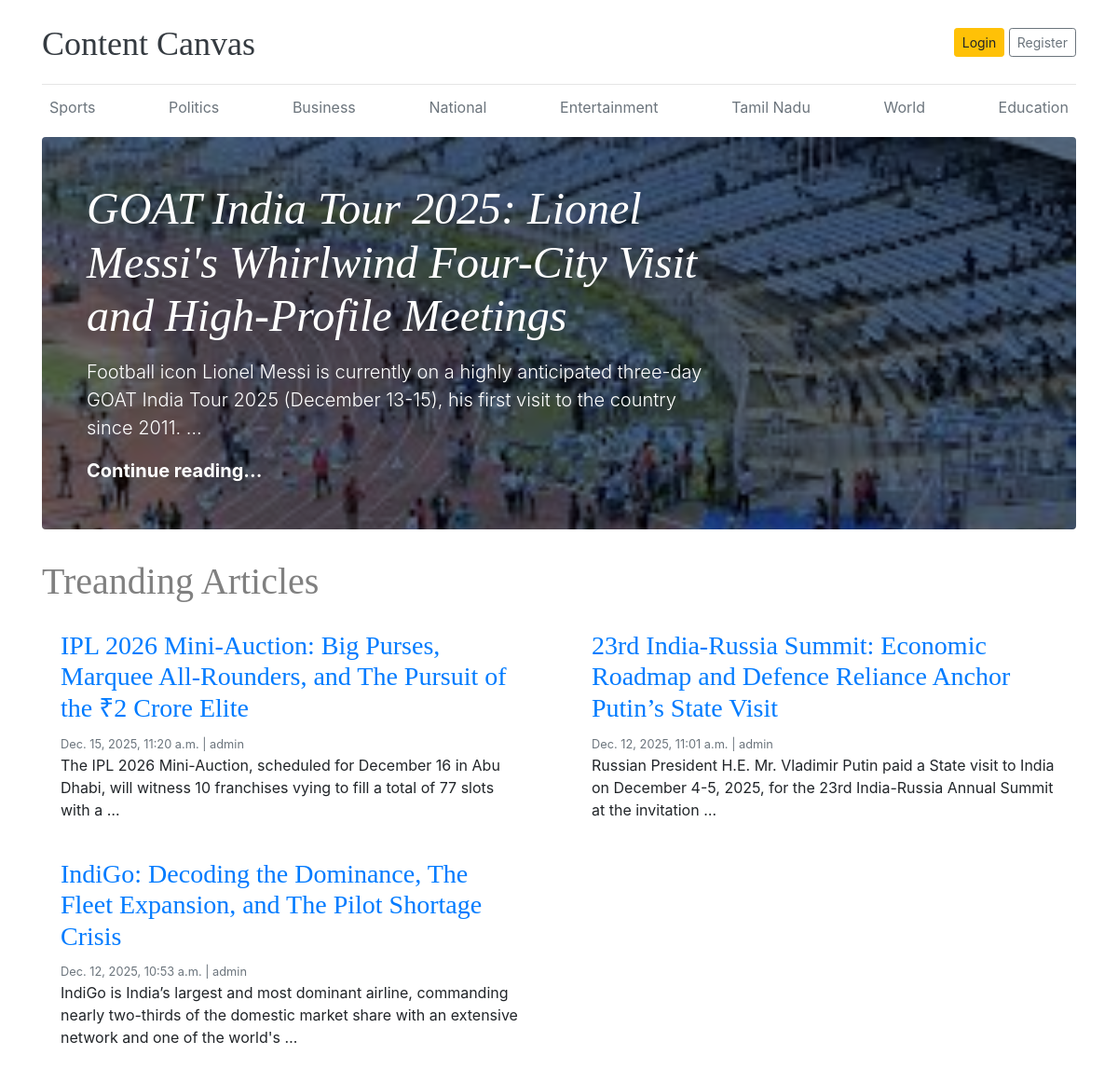
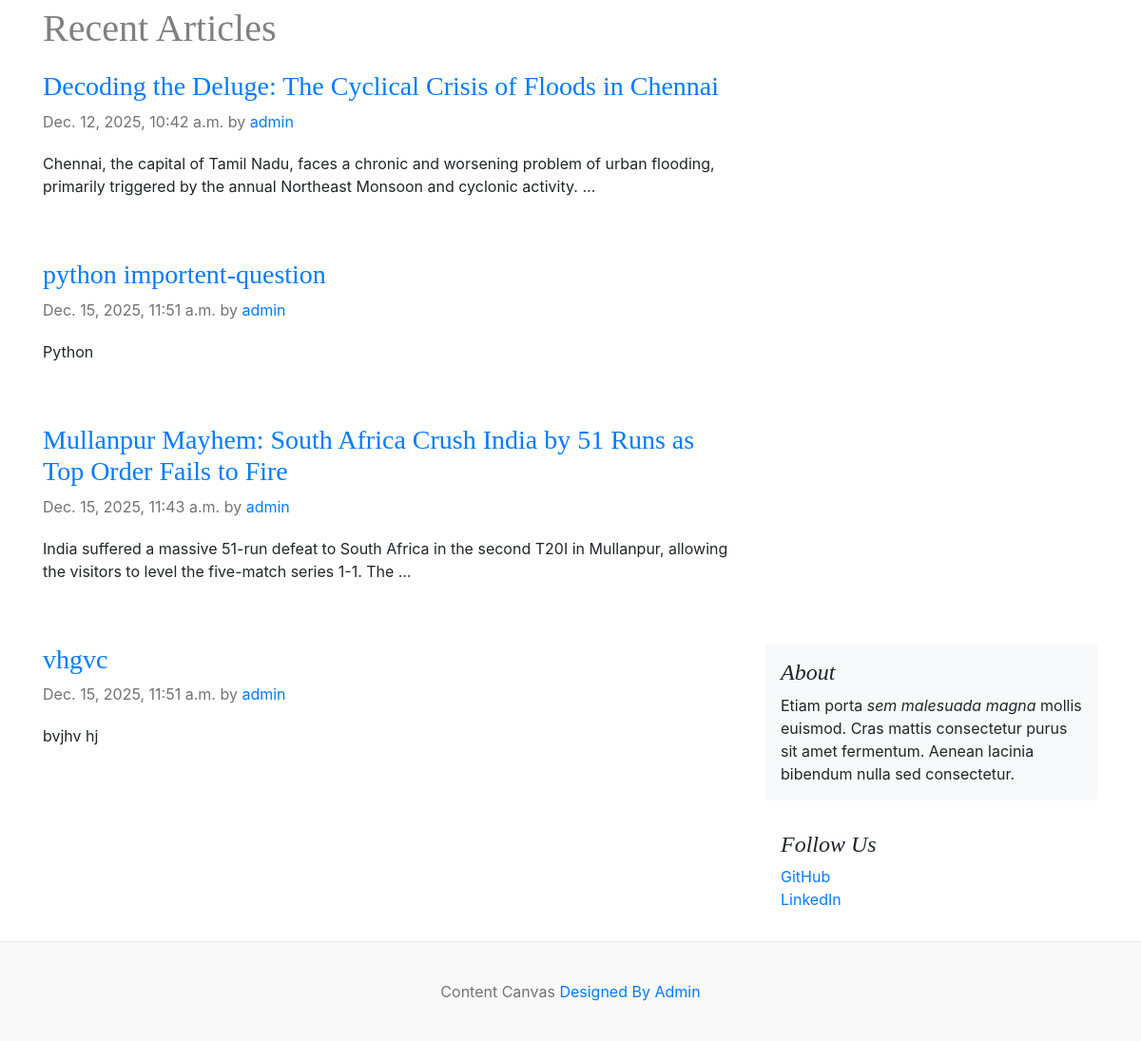
The page / on the database its author committed (2 pictures, top to bottom).
### base/models.py (models this page shows)
class Category(models.Model):
    category_name=models.CharField(max_length=100)
    created_at=models.DateTimeField(auto_now_add=True)
    updated_at=models.DateTimeField(auto_now=True)
    def __str__(self):
        return self.category_name

class Articles(models.Model):
    title=models.CharField(max_length=1000)
    slug=models.SlugField(max_length=1000)
    short_description=models.TextField(max_length=10000)
    detail_description=models.TextField(max_length=100000)
    author=models.ForeignKey(to=User,on_delete=models.CASCADE)
    category=models.ForeignKey(to=Category,on_delete=models.CASCADE)
    created_at=models.DateTimeField(auto_now_add=True)
    updated_at=models.DateTimeField(auto_now=True)
    image=models.ImageField(upload_to='contentcanvas/media')
    status=models.CharField(choices=Status_choices,max_length=1000)
    is_treanding=models.BooleanField(default=False)

### base/views.py (the view)
# urls.py: 2. Add a URL to urlpatterns:  path('', views.home, name='home')
def home(request):
    context={
        'articles':Articles.objects.filter(status='published',is_treanding=True).order_by('-updated_at'),
        'not_treanding_articles':Articles.objects.filter(status='published',is_treanding=False)
    }
    return render(request,'home.html',context)

### base/context_processors.py (called while the page is built)
def info(request):
    return {'data':'on saturday we have placement festival at 4pm'}

def extract_categories(request):
    return {'categories':Category.objects.all()}

### templates/home.html (shortened to what this page needs)
{% load static %}
<!DOCTYPE html>
<html lang="en">
<head>
    <link href="https://getbootstrap.com/docs/4.0/dist/css/bootstrap.min.css" rel="stylesheet">
    <link href="{% static "home.css" %}" rel="stylesheet">
  </head>
<body>
    <div class="container">
      <header class="blog-header py-3">
        <div class="row flex-nowrap justify-content-between align-items-center">
          <div class="col-8 pt-1">
            <a class="blog-header-logo text-dark" href="/">Content Canvas</a>
          </div>
          <div class="col-4 d-flex justify-content-end align-items-center">
            {% if user.is_authenticated %}
            <p style='margin:10px;'>you logged in as {{user}}</p>
            <a class="btn btn-sm btn-warning" href="{% url "logout page" %}">Logout</a>
            {% else %}
            <a class="btn btn-sm btn-warning" href="{% url "login page" %}">Login</a> &nbsp;
            <a class="btn btn-sm btn-outline-secondary" href="{% url "register page" %}">Register</a>
            {% endif %}
          </div>
        </div>
      </header>
      <div class="nav-scroller py-1 mb-2">
        <nav class="nav d-flex justify-content-between">
          {% for i in categories %}
            <a class="p-2 text-muted" href="{% url "category" i %}"> {{i}} </a>
          {% endfor %}
        </nav>
      </div>
{% block content %}
{% for article in articles %}
{% if forloop.first %}
  <div class="jumbotron p-3 p-md-5 text-white rounded bg-dark" style="background-image: url({{article.image.url}});background-blend-mode: overlay;background-size:cover;">
      <div class="col-md-8 px-0">
        <h1 class="display-4 font-italic"><a href="{% url "single article" article.slug %}" style='color:white;'> {{article.title}} </a></h1>
        <p class="lead my-3">{{article.short_description |truncatewords:25 }}</p>
        <p class="lead mb-0"><a href="#" class="text-white font-weight-bold">Continue reading...</a></p>
      </div>
  </div>
{% endif %}
{% endfor %}
<h1 style='color:gray;'>Treanding Articles</h1>
  <div class="row mb-2">
    {% for i in articles %}
    {% if not forloop.first %}
    <div class="col-md-6">
      <div class="card border-0" >
        <div class="card-body">
          <h3><a href="{% url "single article" i.slug %}">{{i.title}}</a></h3>
          <small class="mb-1 text-muted">{{i.updated_at}} | {{i.author}}</small>
          <p class="card-text">{{i.short_description|truncatewords:25}}</p>
        </div>
      </div>
    </div>
    {% endif %}
    {% endfor %}
  </div>
  <h1 style='color:gray; margin-bottom:20px;'>Recent Articles</h1>
  <main role="main" class="container p-0">
    <div class="row">
      {% for i in not_treanding_articles %}
      <div class="col-md-8 blog-main">
        <div class="blog-post">
          <h3 class=""><a href="{% url "single article" i.slug %}">{{i.title}} </a></h3>
          <p class="blog-post-meta">{{i.updated_at}} by <a href="#">{{i.author}}</a></p>
          <p>{{i.short_description|truncatewords:25}}</p>
        </div>
      </div>
      {% endfor %}
      <aside class="col-md-4 blog-sidebar">
        <div class="p-3 mb-3 bg-light rounded">
          <h4 class="font-italic">About</h4>
          <p class="mb-0">Etiam porta <em>sem malesuada magna</em> mollis euismod. Cras mattis consectetur purus sit amet fermentum. Aenean lacinia bibendum nulla sed consectetur.</p>
        </div>
        <div class="p-3">
          <h4 class="font-italic">Follow Us</h4>
          <ol class="list-unstyled">
            <li><a href="#">GitHub</a></li>
            <li><a href="#">LinkedIn</a></li>
          </ol>
        </div>
      </aside>
    </div>
  </main>
</div>
{% endblock content %}
<footer class="blog-footer">
  <p>Content Canvas  <a href="#">Designed By Admin</a></p>
</footer>
</body>
</html>

### static files/home.css (style rules this page uses)
.blog-header { border-bottom: 1px solid #e5e5e5; }
.blog-header-logo { font-family: "Playfair Display", Georgia, "Times New Roman", serif; font-size: 2.25rem; }
h1, h2, h3, h4, h5, h6 { font-family: "Playfair Display", Georgia, "Times New Roman", serif; }
.display-4 { font-size: 2.5rem; }
@media (min-width: 768px) { .display-4 { font-size: 3rem; } }
.blog-post { margin-bottom: 4rem; }
.blog-post-meta { margin-bottom: 1.25rem; color: #727272; }
.blog-footer { padding: 2.5rem 0; color: #727272; text-align: center; background-color: #f9f9f9; border-top: .05rem solid #e5e5e5; }
.blog-footer p:last-child { margin-bottom: 0; }

### rows shown on the page
Category: category_name "Sports"
Category: category_name "Politics"
Category: category_name "Business"
Category: category_name "National"
Category: category_name "Entertainment"
Category: category_name "Tamil Nadu"
Category: category_name "World"
Category: category_name "Education"
Articles: image (picture), title "GOAT India Tour 2025: Lionel Messi's Whirlwind Four-City Visit and High-Profile Meetings", short_description "Football icon Lionel Messi is currently on a highly anticipated three-day GOAT India Tour 2025 (December 13-15), his first visit to the country since 2011. …"
Articles: title "IPL 2026 Mini-Auction: Big Purses, Marquee All-Rounders, and The Pursuit of the ₹2 Crore Elite", updated_at "Dec. 15, 2025, 11:20 a.m.", author "admin", short_description "The IPL 2026 Mini-Auction, scheduled for December 16 in Abu Dhabi, will witness 10 franchises vying to fill a total of 77 slots with a …"
Articles: title "23rd India-Russia Summit: Economic Roadmap and Defence Reliance Anchor Putin’s State Visit", updated_at "Dec. 12, 2025, 11:01 a.m.", author "admin", short_description "Russian President H.E. Mr. Vladimir Putin paid a State visit to India on December 4-5, 2025, for the 23rd India-Russia Annual Summit at the invitation …"
Articles: title "IndiGo: Decoding the Dominance, The Fleet Expansion, and The Pilot Shortage Crisis", updated_at "Dec. 12, 2025, 10:53 a.m.", author "admin", short_description "IndiGo is India’s largest and most dominant airline, commanding nearly two-thirds of the domestic market share with an extensive network and one of the world's …"
Articles: title "Decoding the Deluge: The Cyclical Crisis of Floods in Chennai", updated_at "Dec. 12, 2025, 10:42 a.m.", author "admin", short_description "Chennai, the capital of Tamil Nadu, faces a chronic and worsening problem of urban flooding, primarily triggered by the annual Northeast Monsoon and cyclonic activity. …"
Articles: title "python importent-question", updated_at "Dec. 15, 2025, 11:51 a.m.", author "admin", short_description "Python"
Articles: title "Mullanpur Mayhem: South Africa Crush India by 51 Runs as Top Order Fails to Fire", updated_at "Dec. 15, 2025, 11:43 a.m.", author "admin", short_description "India suffered a massive 51-run defeat to South Africa in the second T20I in Mullanpur, allowing the visitors to level the five-match series 1-1. The …"
Articles: title "vhgvc", updated_at "Dec. 15, 2025, 11:51 a.m.", author "admin", short_description "bvjhv hj"
